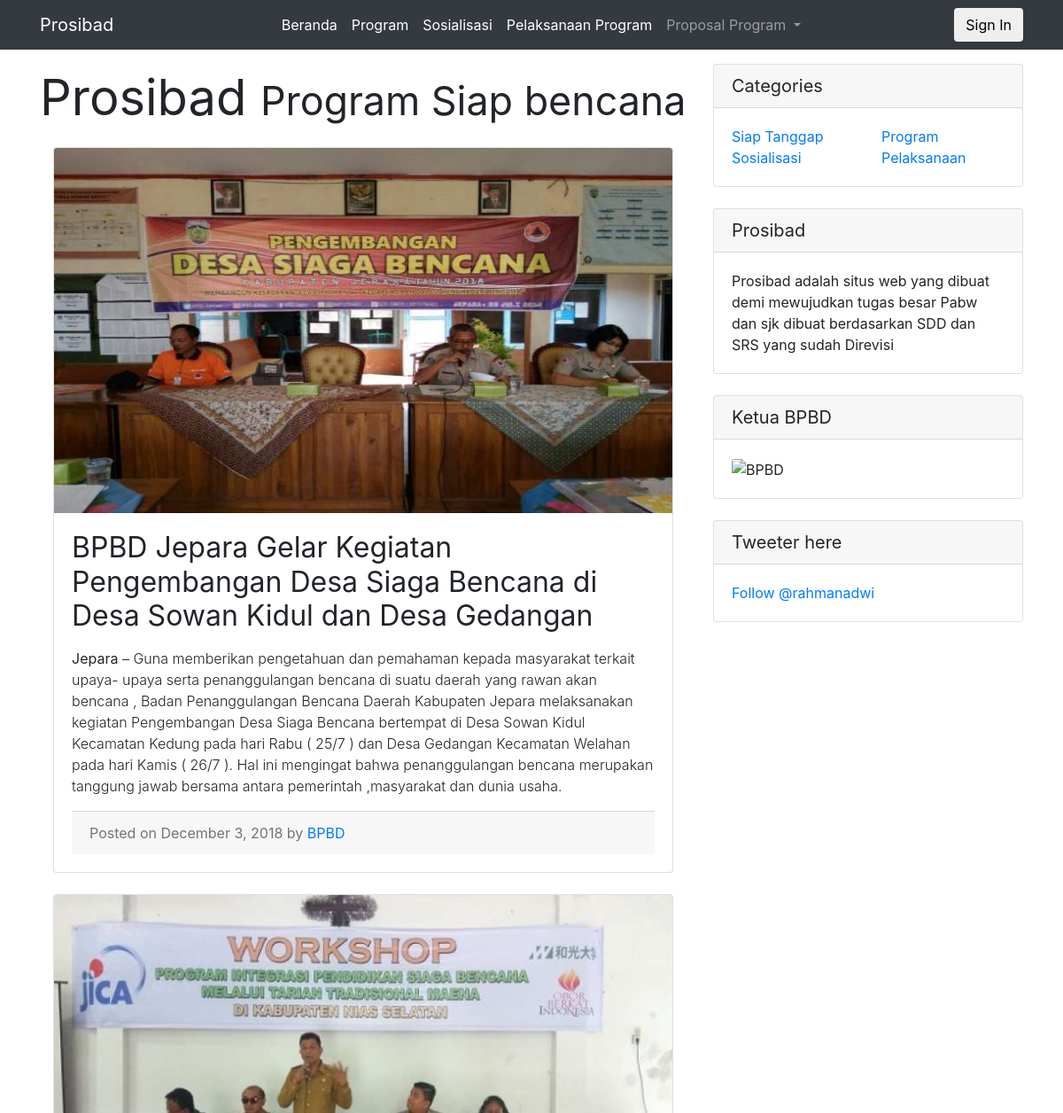
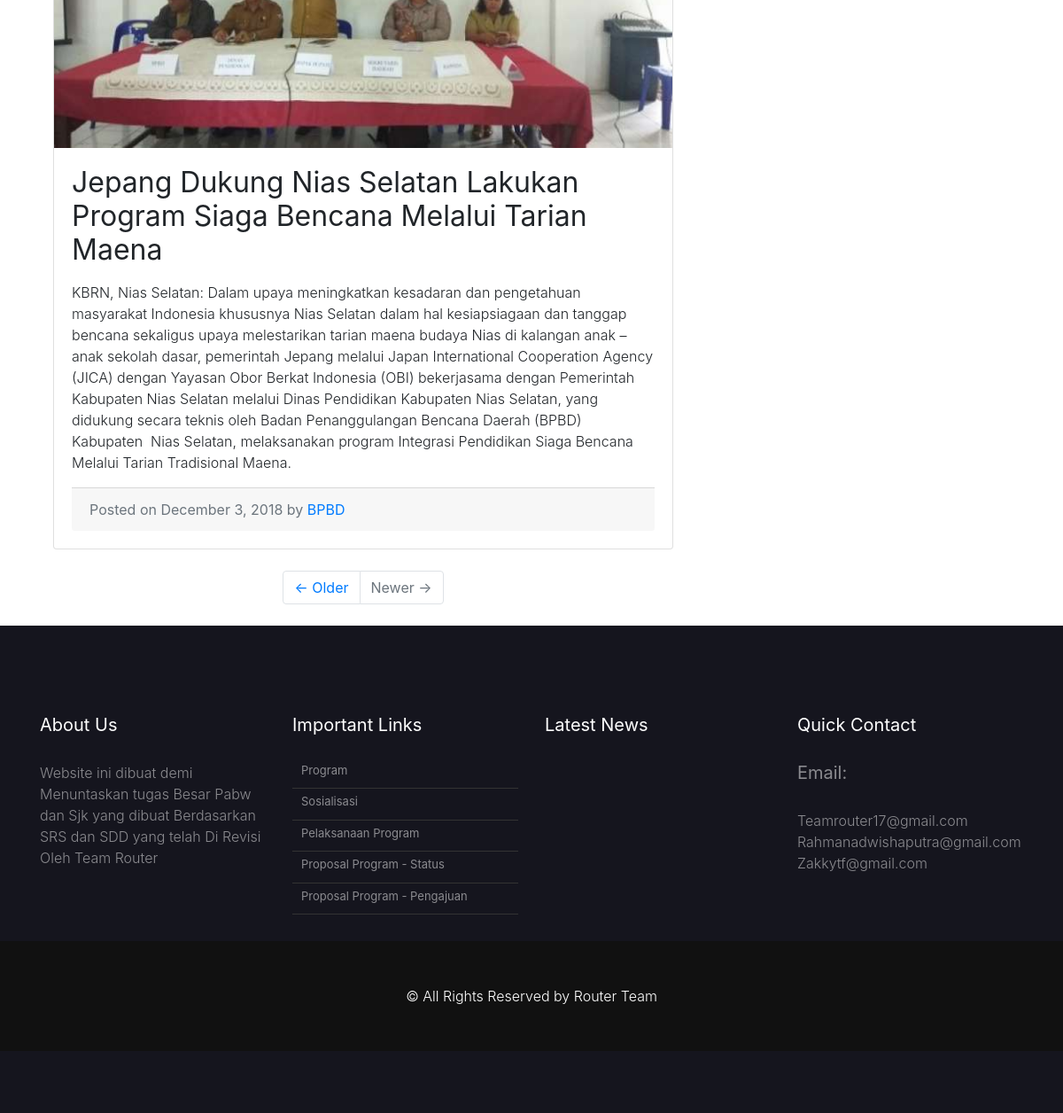
Screenshot of /index.php/link/viewsosial with the database file from the repository (2 pictures, top to bottom).
### tables this page shows
CREATE TABLE `tbl_sls` (
  `sls_id` int(11) NOT NULL,
  `sls_judul` varchar(150) DEFAULT NULL,
  `sls_isi` text,
  `sls_image` varchar(40) DEFAULT NULL,
  `sls_tanggal` timestamp NOT NULL DEFAULT CURRENT_TIMESTAMP
);

### application/controllers/link.php (called while the page is built, shortened)
<?php
class link extends CI_Controller {
  function __construct(){
    $this->load->model('m_berita');
    $this->load->model('m_program');
    $this->load->model('m_sls');
    $this->load->model('m_pelpro');
    $this->load->model('m_nilai');
        $this->load->library('upload');
                $this->load->helper(array('url'));
  }
  public function viewsosial()
  {
     $x['data']=$this->m_sls->get_all_sls();
    $this->load->view('Sosialisasi',$x);
  }
}

### index.php (called while the page is built, shortened)
<?php
require_once BASEPATH.'core/CodeIgniter.php';

### application/models/M_sls.php (called while the page is built, shortened)
<?php
class M_sls extends CI_Model{
	function get_all_sls(){
		$hsl=$this->db->query("SELECT * FROM tbl_sls ORDER BY sls_id DESC");
		return $hsl;
	}
}

### application/views/Sosialisasi.php (the view, shortened to what this page needs)
<!DOCTYPE html>
  <head>
<link href="//maxcdn.bootstrapcdn.com/bootstrap/4.1.3/css/bootstrap.min.css" rel="stylesheet" id="bootstrap-css">
    <link  rel="stylesheet" href="<?php echo base_url().'/css/gaya.css'?>"  type="text/css" media="all" >
  </head>
  <body>
    <nav class="navbar navbar-expand-lg navbar-dark bg-dark sticky-top">
      <div class="container">
        <a class="navbar-brand" href="#">Prosibad</a>
        <div class="collapse navbar-collapse" id="navbarResponsive">
          <ul class="navbar-nav ml-auto">
            <div class="nav-link">
              <?php echo anchor('Welcome/index','<div class="customcolor"> Beranda </div>'); ?>
            </div>
             <li class="nav-item">
            <div class="nav-link">
              <?php echo anchor('link/viewprogram','<div class="customcolor"> Program </div>'); ?>
            </div>
          </li>
            <li class="nav-item">
              <div class="nav-link">
              <?php echo anchor('link/viewsosial','<div class="customcolor"> Sosialisasi </div>'); ?>
            </div>
            </li>
           <li class="nav-item">
              <div class="nav-link">
              <?php echo anchor('link/viewpelaksanaan','<div class="customcolor"> Pelaksanaan Program </div>'); ?>
              </div>
            </li>
      <li class="nav-item dropdown">
        <a class="nav-link dropdown-toggle" href="#" id="navbarDropdown" role="button" data-toggle="dropdown" aria-haspopup="true" aria-expanded="false">
          Proposal Program
        </a>
      </li>
          </ul>
      <div class="ml-auto my-2 my-lg-0">
<button class="btn btn-outline"><?php echo anchor('Login/index','<div class="dropcolor"> Sign In </div>');?></button>
</div></div>
</div>
    </nav>
    <div class="container">
      <div class="row">
        <div class="col-md-8">
          <h1 class="my-4">Prosibad
            <small>Program Siap bencana</small>
          </h1>
  <div class="container">
    <?php
      function limit_words($string, $word_limit){
                $words = explode(" ",$string);
                return implode(" ",array_splice($words,0,$word_limit));
            }
      foreach ($data->result_array() as $i) :
        $id=$i['sls_id'];
        $judul=$i['sls_judul'];
        $image=$i['sls_image'];
        $isi=$i['sls_isi'];
    ?>
     <div class="card mb-4">
            <img class="card-img-top" src="<?php echo base_url().'assets/images/'.$image;?>" alt="Card image cap">
            <div class="card-body">
              <h2 class="card-title"><?php echo $judul;?></h2>
              <p class="card-text"><?php echo limit_words($isi,90000);?><a href="<?php echo base_url().'index.php/post_sls/view/'.$id;?>"></a></p>
            <div class="card-footer text-muted">
              Posted on December 3, 2018 by
              <a href="#">BPBD</a>
            </div>
          </div>
      </div>
    <?php endforeach;?>
  </div>
          <ul class="pagination justify-content-center mb-4">
            <li class="page-item">
              <a class="page-link" href="#">← Older</a>
            </li>
            <li class="page-item disabled">
              <a class="page-link" href="#">Newer →</a>
            </li>
          </ul>
        </div>
        <div class="col-md-4">
          <div class="card my-3">
            <h5 class="card-header">Categories</h5>
            <div class="card-body">
              <div class="row">
                <div class="col-lg-6">
                  <ul class="list-unstyled mb-0">
                    <li>
                      <a href="index">Siap Tanggap</a>
                    </li>
                    <li>
                  <?php echo anchor('link/viewsosial','<div> Sosialisasi </div>'); ?>
                    </li>
                  </ul>
                </div>
                <div class="col-lg-6">
                  <ul class="list-unstyled mb-0">
                    <li>
                <?php echo anchor('link/viewprogram','<div> Program </div>'); ?>
                    </li>
                    <li>
                      <?php echo anchor('link/viewpelaksanaan','<div> Pelaksanaan </div>'); ?>
                    </li>
                  </ul>
                </div>
              </div>
            </div>
          </div>
          <div class="card my-4">
            <h5 class="card-header">Prosibad</h5>
            <div class="card-body">
              Prosibad adalah situs web yang dibuat demi mewujudkan tugas besar Pabw dan sjk
              dibuat berdasarkan SDD dan SRS yang sudah Direvisi
            </div>
          </div>
          <div class="card my-4">
            <h5 class="card-header">Ketua BPBD</h5>
            <div class="card-body">
              <img class="card-img-top" src="https://pbs.twimg.com/profile_images/842298737011519488/Yx0yMvJu_400x400.jpg" alt="BPBD">
            </div>
          </div>
          <div class="card my-4">
            <h5 class="card-header">Tweeter here</h5>
            <div class="card-body">
<a href="https://twitter.com/rahmanadwi" class="twitter-follow-button" data-show-count="false">Follow @rahmanadwi</a><script async src="https://platform.twitter.com/widgets.js" charset="utf-8"></script>
            </div>
          </div>
        </div>
      </div>
    </div>
    <footer class="kilimanjaro_area">
        <div class="foo_top_header_one section_padding_100_70">
            <div class="container">
                <div class="row">
                    <div class="col-12 col-md-6 col-lg-3">
                        <div class="kilimanjaro_part">
                            <h5>About Us</h5>
                            <p>
                              Website ini dibuat demi Menuntaskan tugas Besar Pabw dan Sjk yang dibuat Berdasarkan SRS dan SDD yang telah Di Revisi Oleh Team Router
                            </p>
                        </div>
                    </div>
                    <div class="col-12 col-md-6 col-lg-3">
                        <div class="kilimanjaro_part">
                            <h5>Important Links</h5>
                            <ul class="kilimanjaro_links">
                                <li><a href="<?= site_url('korporat/program'); ?>"><i class="fa fa-angle-right" aria-hidden="true"></i>Program</a></li>
                                <li><a href="<?= site_url('korporat/sosialisasi'); ?>"><i class="fa fa-angle-right" aria-hidden="true"></i>Sosialisasi</a></li>
                                <li><a href="<?= site_url('korporat/pelaksanaan'); ?>"><i class="fa fa-angle-right" aria-hidden="true"></i>Pelaksanaan Program</a></li>
                                <li><a href="<?= site_url('korporat/status') ?>"><i class="fa fa-angle-right" aria-hidden="true"></i>Proposal Program - Status</a></li>
                                <li><a href="<?= site_url('korporat/pengajuan') ?>"><i class="fa fa-angle-right" aria-hidden="true"></i>Proposal Program - Pengajuan</a></li>
                            </ul>
                        </div>
                    </div>
                    <div class="col-12 col-md-6 col-lg-3">
                        <div class="kilimanjaro_part">
                            <h5>Latest News</h5>
                        </div>
                    </div>
                    <div class="col-12 col-md-6 col-lg-3">
                        <div class="kilimanjaro_part">
                            <h5>Quick Contact</h5>
                            <div class="kilimanjaro_single_contact_info">
                            <div class="kilimanjaro_single_contact_info">
                                <h5>Email:</h5>
                                <p>Teamrouter17@gmail.com<br> Rahmanadwishaputra@gmail.com
                                <br> Zakkytf@gmail.com</p>
                            </div>
                        </div>
                    </div>
                </div>
            </div>
        </div>
    <footer>
        <div class=" kilimanjaro_bottom_header_one section_padding_50 text-center">
            <div class="container">
                <div class="row">
                    <div class="col-12">
                        <p>© All Rights Reserved by Router Team</p>
                    </div>
                </div>
            </div>
        </div>
    </footer>
  </body>
</html>

### css/gaya.css (style rules this page uses)
.customcolor { color: white; }
a { text-decoration: none !important; }
.dropcolor { color: #000000; }
h1 { font-size: 3.5rem; font-weight: 300; line-height: 1.1; }
.kilimanjaro_area { position: relative; z-index: 1; }
.foo_top_header_one { background-color: #15151e; color: #fff; }
.section_padding_100_70 { padding-top: 100px; padding-bottom: 70px; }
.foo_top_header_one { color: #fff; }
.kilimanjaro_part { margin-bottom: 30px; }
.foo_top_header_one .kilimanjaro_part > h5 { color: #fff; }
.kilimanjaro_part h4, .kilimanjaro_part h5 { margin-bottom: 30px; }
.kilimanjaro_single_contact_info > p, .kilimanjaro_single_contact_info > h5, .kilimanjaro_blog_area > a, .foo_top_header_one .kilimanjaro_part > p { color: rgba(255,255,255,.5); }
p, ul li, ol li { font-weight: 300; }
ul { margin: 0; padding: 0; }
.kilimanjaro_bottom_header_one { background-color: #111; }
.section_padding_50 { padding: 50px 0; }
.kilimanjaro_bottom_header_one p { color: #fff; margin: 0; }
a, h1, h2, h3, h4, h5, h6 { font-weight: 400; }
ol li, ul li { list-style: outside none none; }
.kilimanjaro_links a { border-bottom: 1px solid #333; color: rgba(255,255,255,.5); display: block; font-size: 13px; margin-bottom: 5px; padding-bottom: 10px; }
.kilimanjaro_links a { color: rgba(255,255,255,.5); font-size: 13px; }
.kilimanjaro_links a i { padding-right: 10px; }

### rows the page displays
tbl_sls: sls_image (picture), sls_judul "BPBD Jepara Gelar Kegiatan Pengembangan Desa Siaga Bencana di Desa Sowan Kidul dan Desa Gedangan", sls_isi "Jepara – Guna memberikan pengetahuan dan pemahaman kepada masyarakat terkait upaya- upaya serta penanggulangan bencana di suatu daerah yang rawan akan bencana , Badan Penanggulangan Bencana Daerah Kabupaten Jepara melaksanakan kegiatan Pengembangan Desa Siaga Bencana bertempat di Desa Sowan Kidul Kecamatan Kedung pada hari Rabu ( 25/7 ) dan Desa Gedangan Kecamatan Welahan pada hari Kamis ( 26/7 ). Hal ini mengingat bahwa penanggulangan bencana merupakan tanggung jawab bersama antara pemerintah ,masyarakat dan dunia usaha."
tbl_sls: sls_image (picture), sls_judul "Jepang Dukung Nias Selatan Lakukan Program Siaga Bencana Melalui Tarian Maena", sls_isi "KBRN, Nias Selatan: Dalam upaya meningkatkan kesadaran dan pengetahuan masyarakat Indonesia khususnya Nias Selatan dalam hal kesiapsiagaan dan tanggap bencana sekaligus upaya melestarikan tarian maena budaya Nias di kalangan anak – anak sekolah dasar, pemerintah Jepang melalui Japan International Cooperation Agency (JICA) dengan Yayasan Obor Berkat Indonesia (OBI) bekerjasama dengan Pemerintah Kabupaten Nias Selatan melalui Dinas Pendidikan Kabupaten Nias Selatan, yang didukung secara teknis oleh Badan Penanggulangan Bencana Daerah (BPBD) Kabupaten Nias Selatan, melaksanakan program Integrasi Pendidikan Siaga Bencana Melalui Tarian Tradisional Maena."

### other values shown
anchor('Welcome/index','<div class="customcolor"> Beranda </div>') "Beranda"
anchor('link/viewprogram','<div class="customcolor"> Program </div>') "Program"
anchor('Login/index','<div class="dropcolor"> Sign In </div>') "Sign In"
anchor('link/viewsosial','<div> Sosialisasi </div>') "Sosialisasi"
anchor('link/viewprogram','<div> Program </div>') "Program"
anchor('link/viewpelaksanaan','<div> Pelaksanaan </div>') "Pelaksanaan"
